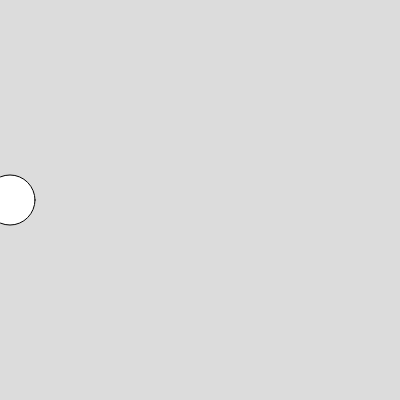
Frame 1 (no input)
Frame 60 (no input): identical to frame 1, image omitted
Frame 120 (the mouse pressed at the canvas centre since frame 60): identical to frame 1, image omitted

The p5.js sketch that drew this single still picture (run headless with seeded random() and noise() and a simulated clock; from frame 60 on, the mouse is pressed at the canvas centre):

// p5.js sketch
// ── sketch.js
function setup() {
  createCanvas(400, 400);
}

function draw() {
  background(220);

  ellipse(10,width/2, 50, 50);
}
